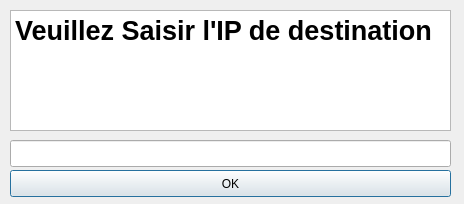
<?xml version="1.0" encoding="UTF-8"?>
<ui version="4.0">
 <class>SendPing</class>
 <widget class="QDialog" name="SendPing">
  <property name="geometry">
   <rect>
    <x>0</x>
    <y>0</y>
    <width>464</width>
    <height>204</height>
   </rect>
  </property>
  <property name="windowTitle">
   <string>SendPing</string>
  </property>
  <widget class="QTextBrowser" name="textBrowser">
   <property name="geometry">
    <rect>
     <x>10</x>
     <y>10</y>
     <width>441</width>
     <height>121</height>
    </rect>
   </property>
   <property name="html">
    <string>&lt;!DOCTYPE HTML PUBLIC &quot;-//W3C//DTD HTML 4.0//EN&quot; &quot;http://www.w3.org/TR/REC-html40/strict.dtd&quot;&gt;
&lt;html&gt;&lt;head&gt;&lt;meta name=&quot;qrichtext&quot; content=&quot;1&quot; /&gt;&lt;style type=&quot;text/css&quot;&gt;
p, li { white-space: pre-wrap; }
&lt;/style&gt;&lt;/head&gt;&lt;body style=&quot; font-family:'Ubuntu'; font-size:11pt; font-weight:400; font-style:normal;&quot;&gt;
&lt;p style=&quot; margin-top:0px; margin-bottom:0px; margin-left:0px; margin-right:0px; -qt-block-indent:0; text-indent:0px;&quot;&gt;&lt;span style=&quot; font-size:20pt; font-weight:600;&quot;&gt;Veuillez Saisir l'IP de destination&lt;/span&gt;&lt;/p&gt;&lt;/body&gt;&lt;/html&gt;</string>
   </property>
  </widget>
  <widget class="QLineEdit" name="lineEdit">
   <property name="geometry">
    <rect>
     <x>10</x>
     <y>140</y>
     <width>441</width>
     <height>27</height>
    </rect>
   </property>
  </widget>
  <widget class="QPushButton" name="pushButton">
   <property name="geometry">
    <rect>
     <x>10</x>
     <y>170</y>
     <width>441</width>
     <height>27</height>
    </rect>
   </property>
   <property name="text">
    <string>OK</string>
   </property>
  </widget>
 </widget>
 <resources/>
 <connections>
  <connection>
   <sender>pushButton</sender>
   <signal>pressed()</signal>
   <receiver>SendPing</receiver>
   <slot>close()</slot>
   <hints>
    <hint type="sourcelabel">
     <x>230</x>
     <y>183</y>
    </hint>
    <hint type="destinationlabel">
     <x>231</x>
     <y>101</y>
    </hint>
   </hints>
  </connection>
 </connections>
</ui>
